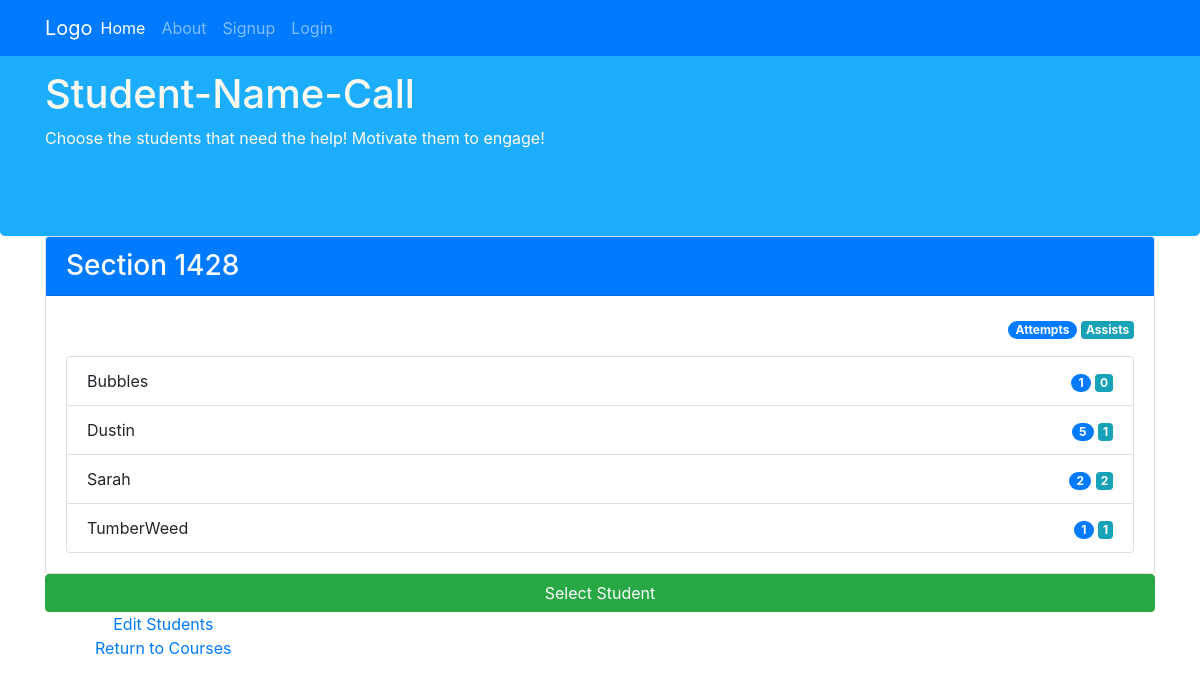
Page /courses/1428/ (signed in) on the earlier database version.
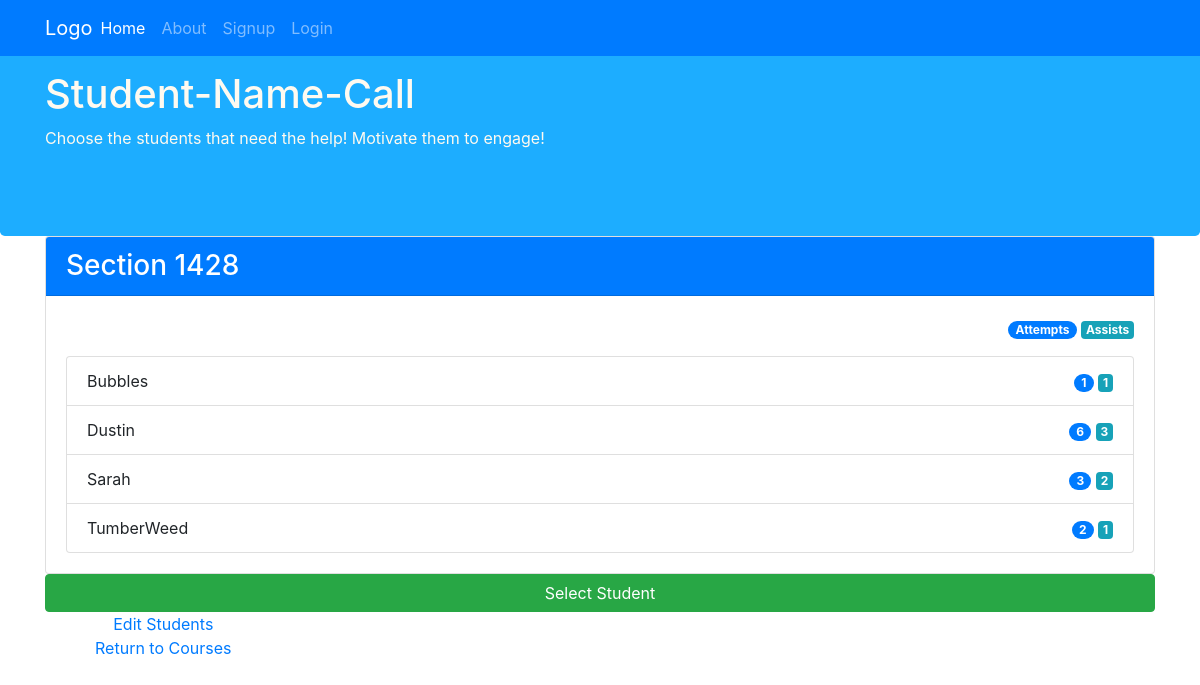
Same page on the later database version.
### course/models.py (models this page shows, shortened)
class Course(models.Model):
    course_id = models.IntegerField()
    instructor = models.ForeignKey(
        settings.AUTH_USER_MODEL,
        on_delete=models.CASCADE,
    )
    class Meta:
        ordering = ['course_id']

class Student(models.Model):
    name = models.CharField(max_length=20)
    attempts = models.IntegerField(default=0, validators=[MaxValueValidator(1000), MinValueValidator(1)])
    assists = models.IntegerField(default=0, validators=[MaxValueValidator(1000), MinValueValidator(0)])
    weight = models.IntegerField(default=1, validators=[MaxValueValidator(100), MinValueValidator(0)])
    course = models.ForeignKey(
        Course,
        on_delete=models.CASCADE,
    )
    class Meta:
        ordering = ['name']
    def __str__(self):
        return str(self.name)

### course/views.py (the view, shortened to what this page needs)
# urls.py: path('courses/<course_id>/', course_view, name='course_view'),
@login_required
def course_view(request, course_id):
    user = request.user
    course = Course.objects.get(course_id=course_id)
    check_instructor(user, course)
    students = Student.objects.filter(course=course)
    context = {
        'students' : students,
        'course' : course,
    }
    return render(request, 'course/list_students.html', context)

### course/views.py (called while the page is built)
def check_instructor(user, course):
    authorized_user = course.instructor
    if user != authorized_user:
        return redirect('login')
    pass

def select_student_button(request):
    return request.method == 'POST' and 'select_student' in request.POST

### course/templates/course/list_students.html (shortened to what this page needs)
{% extends 'base.html' %}
{% block content %}
<div class="row row-content">
    <div class="col-12">
        <div class="card">
            <h3 class="card-header bg-primary text-white" id="login"> Section {{course.course_id}} </h3>
            <div class="card-body">
                <p class="text-right">
                <span class="badge badge-primary badge-pill">Attempts</span>
                <span class="badge badge-info">Assists</span>
                </p>
                <div class="list-group">
                    {% for student in students %}
                    <li class="list-group-item">
                        <div class="row">
                            <div class="col-6">
                            {{student}}
                            </div>
                            <div class="col-6 text-right">
                                <span class="badge badge-primary badge-pill">{{student.attempts}}</span>
                                <span class="badge badge-info">{{student.assists}}</span>
                            </div>
                        </div>
                    </li>
                    {% endfor %}
                </div>
            </div>
        </div>
    </div>
    <div class="col-12">
        <form method="POST" >
            <button type="submit"  name="select_student" class="btn btn-block btn-success"> Select Student </button>
        </form>
    </div>
    <div class="row row-content">
        <div class="col-sm-12 text-center">
            <a href="{% url 'edit_students' course_id=course.course_id %}">
                Edit Students
            </a>
        </div>
        <div class="col-sm-12 text-center">
            <a href="{% url 'courses' %}">
                Return to Courses
            </a>
        </div>
    </div>
</div>
{% endblock %}

### course/templates/base.html (shortened to what this page needs)
<!doctype html>
<html>
    <head>
        <link rel="stylesheet" href="https://stackpath.bootstrapcdn.com/bootstrap/4.4.1/css/bootstrap.min.css">
        {% load static %}
        <link rel="stylesheet" type="text/css"  href="{% static 'course/style.css' %}">
    </head>
    <body>
        <nav class="navbar navbar-dark bg-primary navbar-expand-sm fixed-top">
            <div class="container">
                <a class="navbar-brand mr-auto" href="#">Logo</a>
                <div class="collapse navbar-collapse" id="Navbar">
                    <ul class="navbar-nav mr-auto">
                        {% block nav %}
                        <li class="nav-item active"><a class="nav-link" href="#">Home</a></li>
                        <li class="nav-item"><a class="nav-link" href="aboutus.html">About</a></li>
                        <li class="nav-item"><a class="nav-link" href="#">Signup</a></li>
                        <li class="nav-item"><a class="nav-link" href="contactus.html"> Login</a></li>
                        {% endblock %}
                    </ul>
                </div>
            </div>
        </nav>
        <div class="jumbotron" >
            <div class="container">
                <h1>
                {% block title %}
                    Student-Name-Call
                {% endblock %}
                </h1>
                <p>
                    {% block description %}
                    Choose the students that need the help! Motivate them to engage!
                    {% endblock %}
                </p>
            </div>
        </div>
        <div class="container">
            {% block content %}{% endblock %}
        </div>
    </body>
</html>

### course/static/course/style.css (style rules this page uses)
.jumbotron { padding: 70px 30px 70px 30px; margin: 0px auto; background: #1dadff; color: floralwhite; }

Differences in the rows shown:
changed Student "Bubbles": assists "0" → "1"
changed Student "Dustin": attempts "5" → "6"; assists "1" → "3"
changed Student "Sarah": attempts "2" → "3"
changed Student "TumberWeed": attempts "1" → "2"
